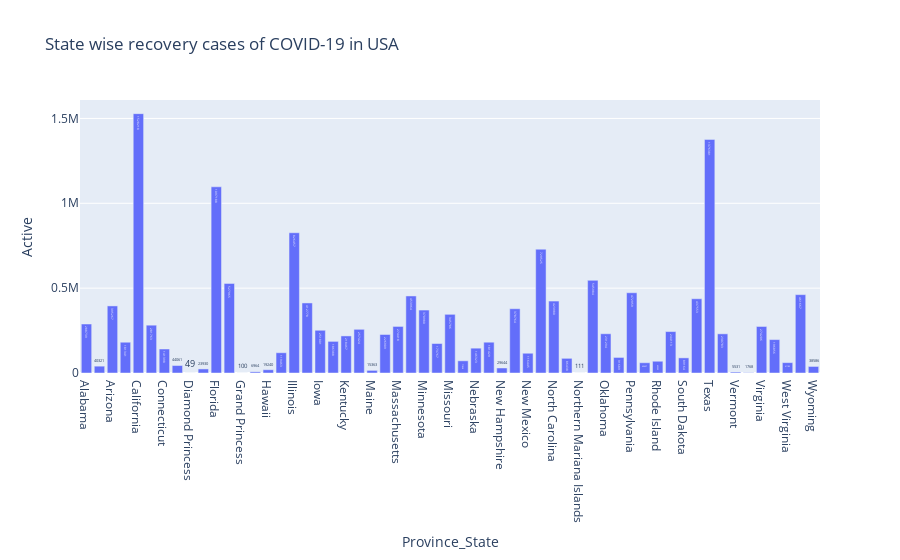

The notebook cell this image was saved under:
### Markdown cell above
Write a Python program to visualize the state/province wise Active cases of Novel Coronavirus (COVID-19) in USA

### Code cell
df['Active'] = df['Confirmed'] - df['Deaths'] - df['Recovered']
us_data2 = df[df['Country_Region']=='US'].drop(['Country_Region',], axis=1)
us_data2 = us_data2[us_data2.sum(axis = 1) > 0]
 
us_data2 = us_data2.groupby(['Province_State'])['Active'].sum().reset_index()
us_data_death = us_data2[us_data2['Active'] > 0]
state_fig = px.bar(us_data_death, x='Province_State', y='Active', title='State wise recovery cases of COVID-19 in USA', text='Active')
state_fig.show()

### Figure 1 — Plotly figure (JSON) as saved in the notebook; plotly's stock layout.template omitted (floating-point values rounded to 4 significant figures)
{"data": [{"alignmentgroup": "True", "hovertemplate": "Province_State=%{x}<br>Active=%{text}<extra></extra>", "legendgroup": "", "marker": {"color": "#636efa"}, "name": "", "offsetgroup": "", "orientation": "v", "showlegend": false, "text": [288739, 40321, 395267, 181341, 1528218, 281763, 141398, 44061, 49, 23930, 1097188, 527965, 100, 6964, 19240, 119463, 826457, 412778, 251801, 186388, 218467, 257424, 15363, 226909, 274418, 453964, 370980, 173767, 345786, 71828, 146323, 181429, 29644, 378764, 116445, 729525, 423980, 86438, 111, 545984, 231294, 91689, 472959, 60457, 69309, 244113, 89164, 437553, 1376381, 230783, 5531, 1768, 274206, 196856, 61185, 461667, 38586], "textposition": "auto", "type": "bar", "x": ["Alabama", "Alaska", "Arizona", "Arkansas", "California", "Colorado", "Connecticut", "Delaware", "Diamond Princess", "District of Columbia", "Florida", "Georgia", "Grand Princess", "Guam", "Hawaii", "Idaho", "Illinois", "Indiana", "Iowa", "Kansas", "Kentucky", "Louisiana", "Maine", "Maryland", "Massachusetts", "Michigan", "Minnesota", "Mississippi", "Missouri", "Montana", "Nebraska", "Nevada", "New Hampshire", "New Jersey", "New Mexico", "New York", "North Carolina", "North Dakota", "Northern Mariana Islands", "Ohio", "Oklahoma", "Oregon", "Pennsylvania", "Puerto Rico", "Rhode Island", "South Carolina", "South Dakota", "Tennessee", "Texas", "Utah", "Vermont", "Virgin Islands", "Virginia", "Washington", "West Virginia", "Wisconsin", "Wyoming"], "xaxis": "x", "y": [288739, 40321, 395267, 181341, 1528218, 281763, 141398, 44061, 49, 23930, 1097188, 527965, 100, 6964, 19240, 119463, 826457, 412778, 251801, 186388, 218467, 257424, 15363, 226909, 274418, 453964, 370980, 173767, 345786, 71828, 146323, 181429, 29644, 378764, 116445, 729525, 423980, 86438, 111, 545984, 231294, 91689, 472959, 60457, 69309, 244113, 89164, 437553, 1376381, 230783, 5531, 1768, 274206, 196856, 61185, 461667, 38586], "yaxis": "y"}], "layout": {"barmode": "relative", "legend": {"tracegroupgap": 0}, "title": {"text": "State wise recovery cases of COVID-19 in USA"}, "xaxis": {"anchor": "y", "domain": [0, 1], "title": {"text": "Province_State"}}, "yaxis": {"anchor": "x", "domain": [0, 1], "title": {"text": "Active"}}}}
